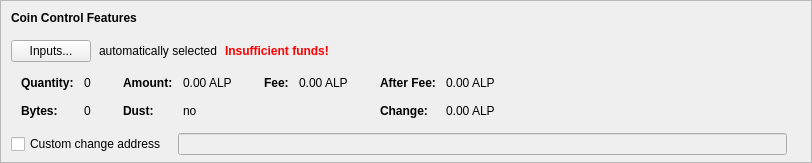
      <widget class="QFrame" name="frameCoinControl">
       <property name="sizePolicy">
        <sizepolicy hsizetype="Expanding" vsizetype="Fixed">
         <horstretch>0</horstretch>
         <verstretch>0</verstretch>
        </sizepolicy>
       </property>
       <property name="maximumSize">
        <size>
         <width>16777215</width>
         <height>16777215</height>
        </size>
       </property>
       <property name="frameShape">
        <enum>QFrame::StyledPanel</enum>
       </property>
       <property name="frameShadow">
        <enum>QFrame::Sunken</enum>
       </property>
       <layout class="QVBoxLayout" name="verticalLayoutCoinControl2">
        <property name="spacing">
         <number>0</number>
        </property>
        <property name="leftMargin">
         <number>0</number>
        </property>
        <property name="topMargin">
         <number>0</number>
        </property>
        <property name="rightMargin">
         <number>0</number>
        </property>
        <property name="bottomMargin">
         <number>6</number>
        </property>
        <item>
         <layout class="QVBoxLayout" name="verticalLayoutCoinControl" stretch="0,0,0,0,0">
          <property name="spacing">
           <number>0</number>
          </property>
          <property name="leftMargin">
           <number>10</number>
          </property>
          <property name="topMargin">
           <number>10</number>
          </property>
          <item>
           <layout class="QHBoxLayout" name="horizontalLayoutCoinControl1">
            <property name="bottomMargin">
             <number>15</number>
            </property>
            <item>
             <widget class="QLabel" name="labelCoinControlFeatures">
              <property name="sizePolicy">
               <sizepolicy hsizetype="Preferred" vsizetype="Maximum">
                <horstretch>0</horstretch>
                <verstretch>0</verstretch>
               </sizepolicy>
              </property>
              <property name="font">
               <font>
                <weight>75</weight>
                <bold>true</bold>
               </font>
              </property>
              <property name="styleSheet">
               <string notr="true">font-weight:bold;</string>
              </property>
              <property name="text">
               <string>Coin Control Features</string>
              </property>
             </widget>
            </item>
           </layout>
          </item>
          <item>
           <layout class="QHBoxLayout" name="horizontalLayoutCoinControl2" stretch="0,0,0,0">
            <property name="spacing">
             <number>8</number>
            </property>
            <property name="bottomMargin">
             <number>10</number>
            </property>
            <item>
             <widget class="QPushButton" name="pushButtonCoinControl">
              <property name="styleSheet">
               <string notr="true"/>
              </property>
              <property name="text">
               <string>Inputs...</string>
              </property>
              <property name="autoDefault">
               <bool>false</bool>
              </property>
             </widget>
            </item>
            <item>
             <widget class="QLabel" name="labelCoinControlAutomaticallySelected">
              <property name="text">
               <string>automatically selected</string>
              </property>
              <property name="margin">
               <number>5</number>
              </property>
             </widget>
            </item>
            <item>
             <widget class="QLabel" name="labelCoinControlInsuffFunds">
              <property name="font">
               <font>
                <weight>75</weight>
                <bold>true</bold>
               </font>
              </property>
              <property name="styleSheet">
               <string notr="true">color:red;font-weight:bold;</string>
              </property>
              <property name="text">
               <string>Insufficient funds!</string>
              </property>
              <property name="margin">
               <number>5</number>
              </property>
             </widget>
            </item>
            <item>
             <spacer name="horizontalSpacerCoinControl">
              <property name="orientation">
               <enum>Qt::Horizontal</enum>
              </property>
              <property name="sizeHint" stdset="0">
               <size>
                <width>40</width>
                <height>1</height>
               </size>
              </property>
             </spacer>
            </item>
           </layout>
          </item>
          <item>
           <widget class="QWidget" name="widgetCoinControl" native="true">
            <property name="sizePolicy">
             <sizepolicy hsizetype="Preferred" vsizetype="Preferred">
              <horstretch>0</horstretch>
              <verstretch>0</verstretch>
             </sizepolicy>
            </property>
            <property name="minimumSize">
             <size>
              <width>0</width>
              <height>0</height>
             </size>
            </property>
            <property name="styleSheet">
             <string notr="true"/>
            </property>
            <layout class="QHBoxLayout" name="horizontalLayoutCoinControl5">
             <property name="leftMargin">
              <number>0</number>
             </property>
             <property name="topMargin">
              <number>0</number>
             </property>
             <property name="rightMargin">
              <number>0</number>
             </property>
             <property name="bottomMargin">
              <number>0</number>
             </property>
             <item>
              <layout class="QHBoxLayout" name="horizontalLayoutCoinControl3" stretch="0,0,0,1">
               <property name="spacing">
                <number>20</number>
               </property>
               <property name="topMargin">
                <number>0</number>
               </property>
               <property name="bottomMargin">
                <number>10</number>
               </property>
               <item>
                <layout class="QFormLayout" name="formLayoutCoinControl1">
                 <property name="horizontalSpacing">
                  <number>10</number>
                 </property>
                 <property name="verticalSpacing">
                  <number>14</number>
                 </property>
                 <property name="leftMargin">
                  <number>10</number>
                 </property>
                 <property name="topMargin">
                  <number>4</number>
                 </property>
                 <property name="rightMargin">
                  <number>6</number>
                 </property>
                 <item row="0" column="0">
                  <widget class="QLabel" name="labelCoinControlQuantityText">
                   <property name="font">
                    <font>
                     <weight>75</weight>
                     <bold>true</bold>
                    </font>
                   </property>
                   <property name="text">
                    <string>Quantity:</string>
                   </property>
                   <property name="margin">
                    <number>0</number>
                   </property>
                  </widget>
                 </item>
                 <item row="0" column="1">
                  <widget class="QLabel" name="labelCoinControlQuantity">
                   <property name="cursor">
                    <cursorShape>IBeamCursor</cursorShape>
                   </property>
                   <property name="contextMenuPolicy">
                    <enum>Qt::ActionsContextMenu</enum>
                   </property>
                   <property name="text">
                    <string notr="true">0</string>
                   </property>
                   <property name="margin">
                    <number>0</number>
                   </property>
                   <property name="textInteractionFlags">
                    <set>Qt::LinksAccessibleByMouse|Qt::TextSelectableByKeyboard|Qt::TextSelectableByMouse</set>
                   </property>
                  </widget>
                 </item>
                 <item row="1" column="0">
                  <widget class="QLabel" name="labelCoinControlBytesText">
                   <property name="font">
                    <font>
                     <weight>75</weight>
                     <bold>true</bold>
                    </font>
                   </property>
                   <property name="text">
                    <string>Bytes:</string>
                   </property>
                  </widget>
                 </item>
                 <item row="1" column="1">
                  <widget class="QLabel" name="labelCoinControlBytes">
                   <property name="cursor">
                    <cursorShape>IBeamCursor</cursorShape>
                   </property>
                   <property name="contextMenuPolicy">
                    <enum>Qt::ActionsContextMenu</enum>
                   </property>
                   <property name="text">
                    <string notr="true">0</string>
                   </property>
                   <property name="textInteractionFlags">
                    <set>Qt::LinksAccessibleByMouse|Qt::TextSelectableByKeyboard|Qt::TextSelectableByMouse</set>
                   </property>
                  </widget>
                 </item>
                </layout>
               </item>
               <item>
                <layout class="QFormLayout" name="formLayoutCoinControl2">
                 <property name="horizontalSpacing">
                  <number>10</number>
                 </property>
                 <property name="verticalSpacing">
                  <number>14</number>
                 </property>
                 <property name="leftMargin">
                  <number>6</number>
                 </property>
                 <property name="topMargin">
                  <number>4</number>
                 </property>
                 <property name="rightMargin">
                  <number>6</number>
                 </property>
                 <item row="0" column="0">
                  <widget class="QLabel" name="labelCoinControlAmountText">
                   <property name="font">
                    <font>
                     <weight>75</weight>
                     <bold>true</bold>
                    </font>
                   </property>
                   <property name="text">
                    <string>Amount:</string>
                   </property>
                   <property name="margin">
                    <number>0</number>
                   </property>
                  </widget>
                 </item>
                 <item row="0" column="1">
                  <widget class="QLabel" name="labelCoinControlAmount">
                   <property name="cursor">
                    <cursorShape>IBeamCursor</cursorShape>
                   </property>
                   <property name="contextMenuPolicy">
                    <enum>Qt::ActionsContextMenu</enum>
                   </property>
                   <property name="text">
                    <string notr="true">0.00 ALP</string>
                   </property>
                   <property name="textInteractionFlags">
                    <set>Qt::LinksAccessibleByMouse|Qt::TextSelectableByKeyboard|Qt::TextSelectableByMouse</set>
                   </property>
                  </widget>
                 </item>
                 <item row="1" column="0">
                  <widget class="QLabel" name="labelCoinControlLowOutputText">
                   <property name="font">
                    <font>
                     <weight>75</weight>
                     <bold>true</bold>
                    </font>
                   </property>
                   <property name="text">
                    <string>Dust:</string>
                   </property>
                  </widget>
                 </item>
                 <item row="1" column="1">
                  <widget class="QLabel" name="labelCoinControlLowOutput">
                   <property name="cursor">
                    <cursorShape>IBeamCursor</cursorShape>
                   </property>
                   <property name="contextMenuPolicy">
                    <enum>Qt::ActionsContextMenu</enum>
                   </property>
                   <property name="text">
                    <string notr="true">no</string>
                   </property>
                   <property name="textInteractionFlags">
                    <set>Qt::LinksAccessibleByMouse|Qt::TextSelectableByKeyboard|Qt::TextSelectableByMouse</set>
                   </property>
                  </widget>
                 </item>
                </layout>
               </item>
               <item>
                <layout class="QFormLayout" name="formLayoutCoinControl3">
                 <property name="horizontalSpacing">
                  <number>10</number>
                 </property>
                 <property name="verticalSpacing">
                  <number>14</number>
                 </property>
                 <property name="leftMargin">
                  <number>6</number>
                 </property>
                 <property name="topMargin">
                  <number>4</number>
                 </property>
                 <property name="rightMargin">
                  <number>6</number>
                 </property>
                 <item row="0" column="0">
                  <widget class="QLabel" name="labelCoinControlFeeText">
                   <property name="font">
                    <font>
                     <weight>75</weight>
                     <bold>true</bold>
                    </font>
                   </property>
                   <property name="text">
                    <string>Fee:</string>
                   </property>
                   <property name="margin">
                    <number>0</number>
                   </property>
                  </widget>
                 </item>
                 <item row="0" column="1">
                  <widget class="QLabel" name="labelCoinControlFee">
                   <property name="cursor">
                    <cursorShape>IBeamCursor</cursorShape>
                   </property>
                   <property name="contextMenuPolicy">
                    <enum>Qt::ActionsContextMenu</enum>
                   </property>
                   <property name="text">
                    <string notr="true">0.00 ALP</string>
                   </property>
                   <property name="textInteractionFlags">
                    <set>Qt::LinksAccessibleByMouse|Qt::TextSelectableByKeyboard|Qt::TextSelectableByMouse</set>
                   </property>
                  </widget>
                 </item>
                </layout>
               </item>
               <item>
                <layout class="QFormLayout" name="formLayoutCoinControl4">
                 <property name="horizontalSpacing">
                  <number>10</number>
                 </property>
                 <property name="verticalSpacing">
                  <number>14</number>
                 </property>
                 <property name="leftMargin">
                  <number>6</number>
                 </property>
                 <property name="topMargin">
                  <number>4</number>
                 </property>
                 <property name="rightMargin">
                  <number>6</number>
                 </property>
                 <item row="0" column="0">
                  <widget class="QLabel" name="labelCoinControlAfterFeeText">
                   <property name="font">
                    <font>
                     <weight>75</weight>
                     <bold>true</bold>
                    </font>
                   </property>
                   <property name="text">
                    <string>After Fee:</string>
                   </property>
                   <property name="margin">
                    <number>0</number>
                   </property>
                  </widget>
                 </item>
                 <item row="0" column="1">
                  <widget class="QLabel" name="labelCoinControlAfterFee">
                   <property name="cursor">
                    <cursorShape>IBeamCursor</cursorShape>
                   </property>
                   <property name="contextMenuPolicy">
                    <enum>Qt::ActionsContextMenu</enum>
                   </property>
                   <property name="text">
                    <string notr="true">0.00 ALP</string>
                   </property>
                   <property name="textInteractionFlags">
                    <set>Qt::LinksAccessibleByMouse|Qt::TextSelectableByKeyboard|Qt::TextSelectableByMouse</set>
                   </property>
                  </widget>
                 </item>
                 <item row="1" column="0">
                  <widget class="QLabel" name="labelCoinControlChangeText">
                   <property name="font">
                    <font>
                     <weight>75</weight>
                     <bold>true</bold>
                    </font>
                   </property>
                   <property name="text">
                    <string>Change:</string>
                   </property>
                  </widget>
                 </item>
                 <item row="1" column="1">
                  <widget class="QLabel" name="labelCoinControlChange">
                   <property name="cursor">
                    <cursorShape>IBeamCursor</cursorShape>
                   </property>
                   <property name="contextMenuPolicy">
                    <enum>Qt::ActionsContextMenu</enum>
                   </property>
                   <property name="text">
                    <string notr="true">0.00 ALP</string>
                   </property>
                   <property name="textInteractionFlags">
                    <set>Qt::LinksAccessibleByMouse|Qt::TextSelectableByKeyboard|Qt::TextSelectableByMouse</set>
                   </property>
                  </widget>
                 </item>
                </layout>
               </item>
              </layout>
             </item>
            </layout>
           </widget>
          </item>
          <item>
           <layout class="QHBoxLayout" name="horizontalLayoutCoinControl4" stretch="0,0,0">
            <property name="spacing">
             <number>12</number>
            </property>
            <property name="sizeConstraint">
             <enum>QLayout::SetDefaultConstraint</enum>
            </property>
            <property name="topMargin">
             <number>5</number>
            </property>
            <property name="rightMargin">
             <number>5</number>
            </property>
            <item>
             <widget class="QCheckBox" name="checkBoxCoinControlChange">
              <property name="toolTip">
               <string>If this is activated, but the change address is empty or invalid, change will be sent to a newly generated address.</string>
              </property>
              <property name="text">
               <string>Custom change address</string>
              </property>
             </widget>
            </item>
            <item>
             <widget class="QValidatedLineEdit" name="lineEditCoinControlChange">
              <property name="enabled">
               <bool>false</bool>
              </property>
              <property name="sizePolicy">
               <sizepolicy hsizetype="Expanding" vsizetype="Fixed">
                <horstretch>0</horstretch>
                <verstretch>0</verstretch>
               </sizepolicy>
              </property>
             </widget>
            </item>
            <item>
             <widget class="QLabel" name="labelCoinControlChangeLabel">
              <property name="sizePolicy">
               <sizepolicy hsizetype="Preferred" vsizetype="Expanding">
                <horstretch>0</horstretch>
                <verstretch>0</verstretch>
               </sizepolicy>
              </property>
              <property name="minimumSize">
               <size>
                <width>0</width>
                <height>0</height>
               </size>
              </property>
              <property name="text">
               <string/>
              </property>
              <property name="margin">
               <number>3</number>
              </property>
             </widget>
            </item>
           </layout>
          </item>
          <item>
           <spacer name="verticalSpacerCoinControl">
            <property name="orientation">
             <enum>Qt::Vertical</enum>
            </property>
            <property name="sizeHint" stdset="0">
             <size>
              <width>800</width>
              <height>1</height>
             </size>
            </property>
           </spacer>
          </item>
         </layout>
        </item>
       </layout>
      </widget>
